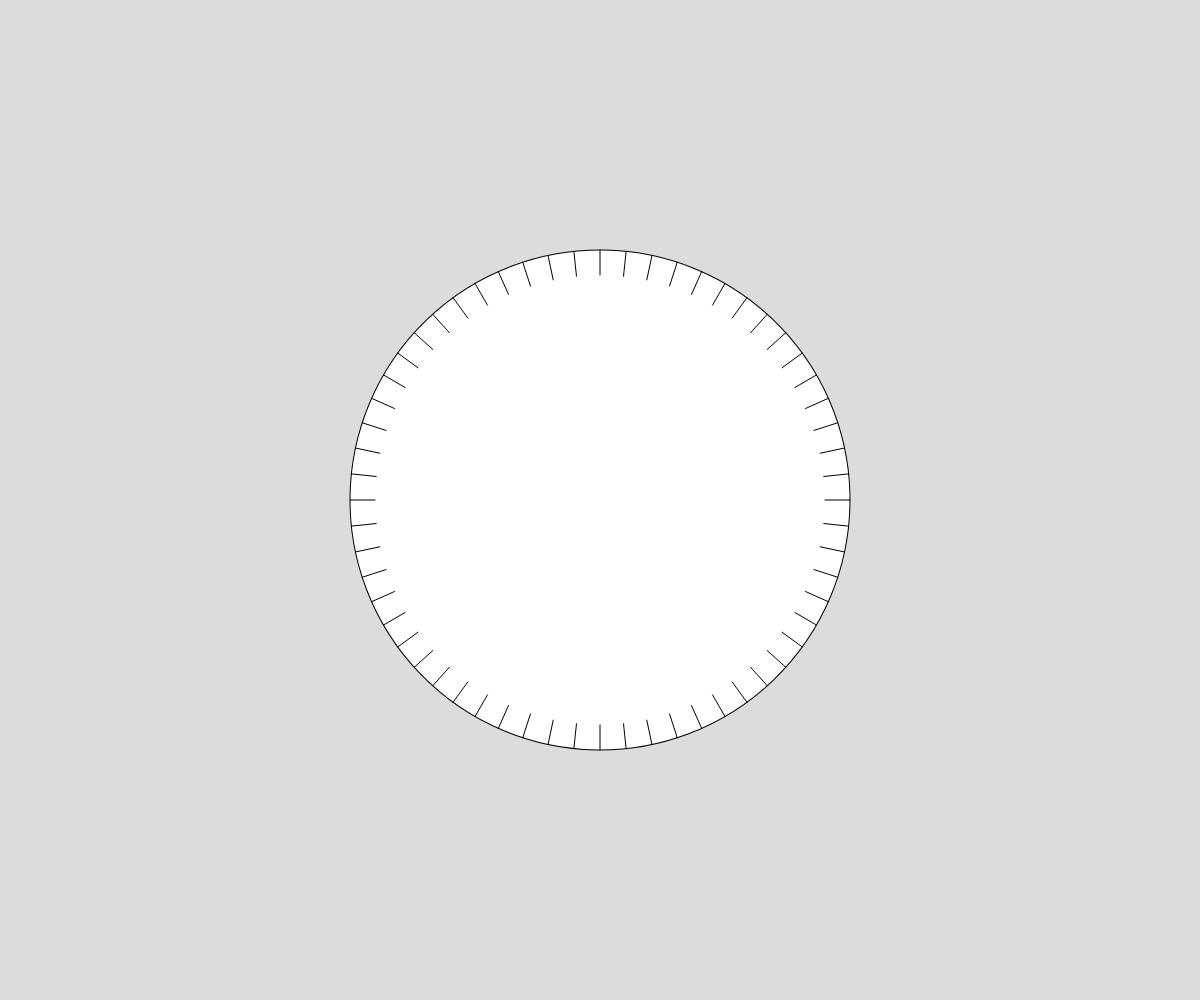
Frame 1 (no input)
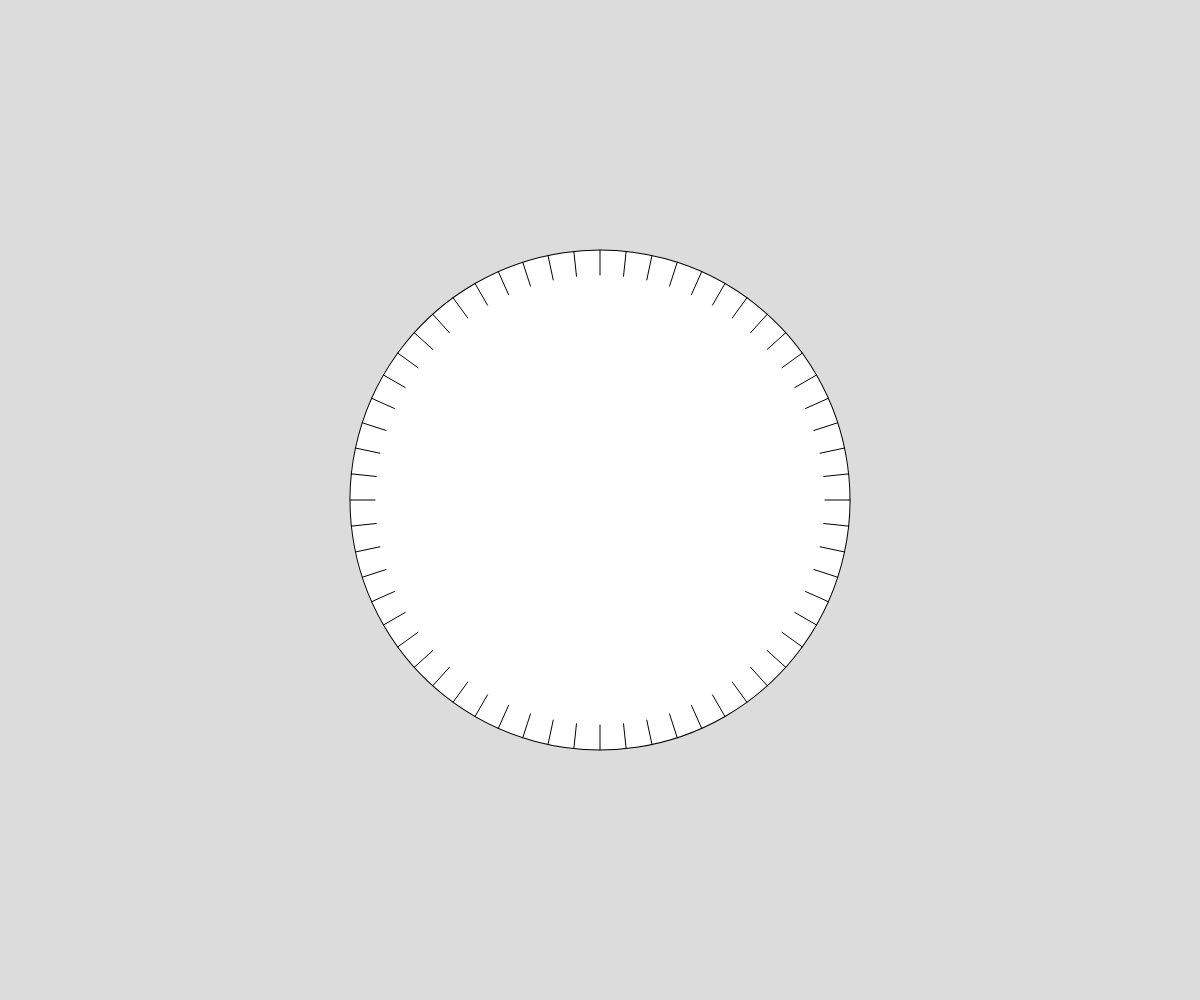
Frame 60 (no input)
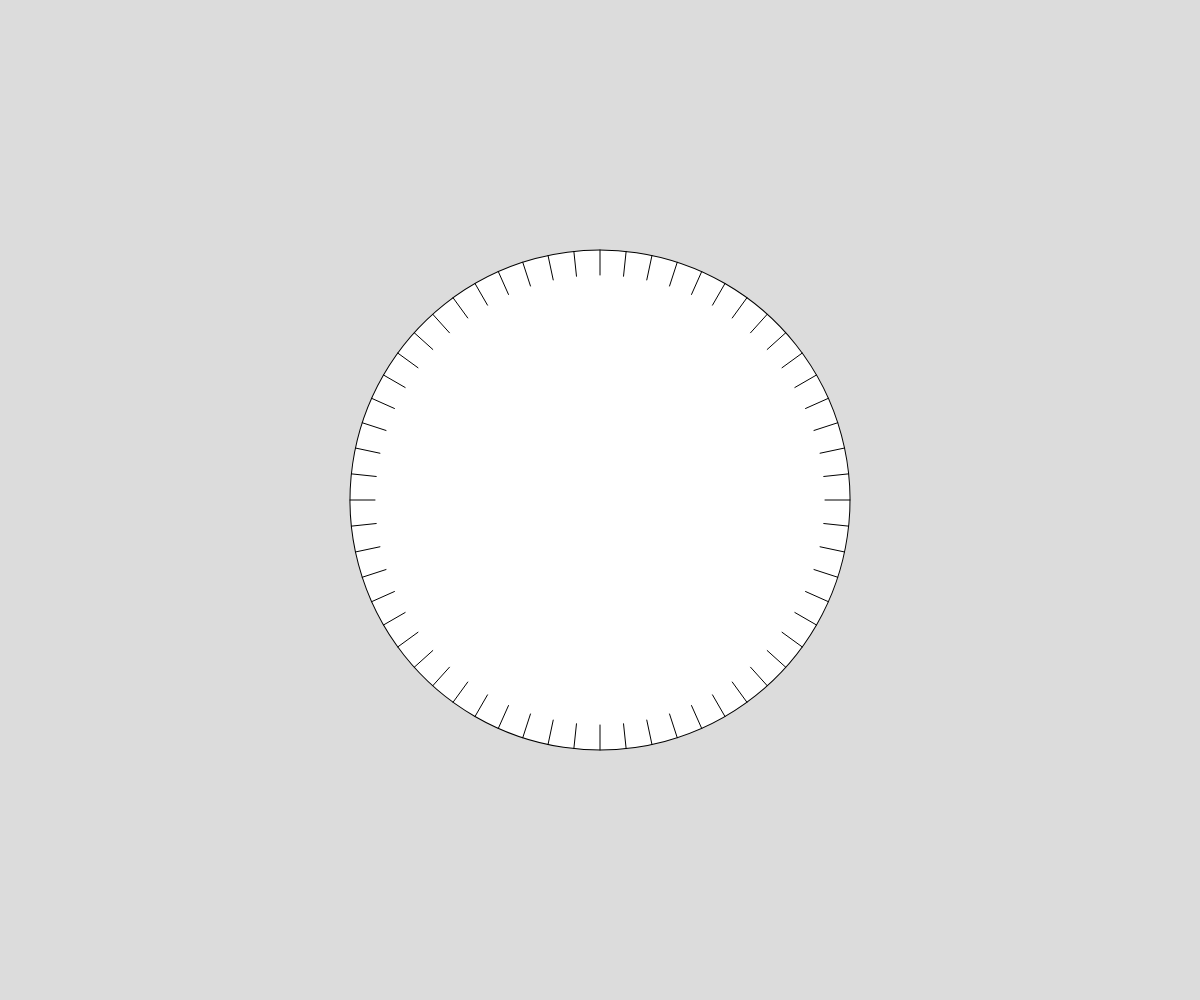
Frame 120 (the mouse pressed at the canvas centre since frame 60)

The p5.js sketch that drew these frames (run headless with seeded random() and noise() and a simulated clock; from frame 60 on, the mouse is pressed at the canvas centre):

// p5.js sketch
// ── sketch.js
// Project Title
// Your Name
// Date
//
// Extra for Experts:
// - describe what you did to take this project "above and beyond"

let angle = 0;
let radius = 250

function setup() {
  createCanvas(windowWidth, windowHeight);
  angleMode(DEGREES);
}

function draw() {
  background(220);

  

  
  translate(width/2, height/2);
  
  rotate(frameCount);
  circle(0, 0, radius * 2)
  
  rotate(-frameCount)
  for (let i = 0; i < 60; i += 1){
    let x = cos(i * 6)
    let y = sin(i * 6)
    line(x * radius, y * radius, x * radius * 0.9, y * radius * 0.9)
  }

  
}
